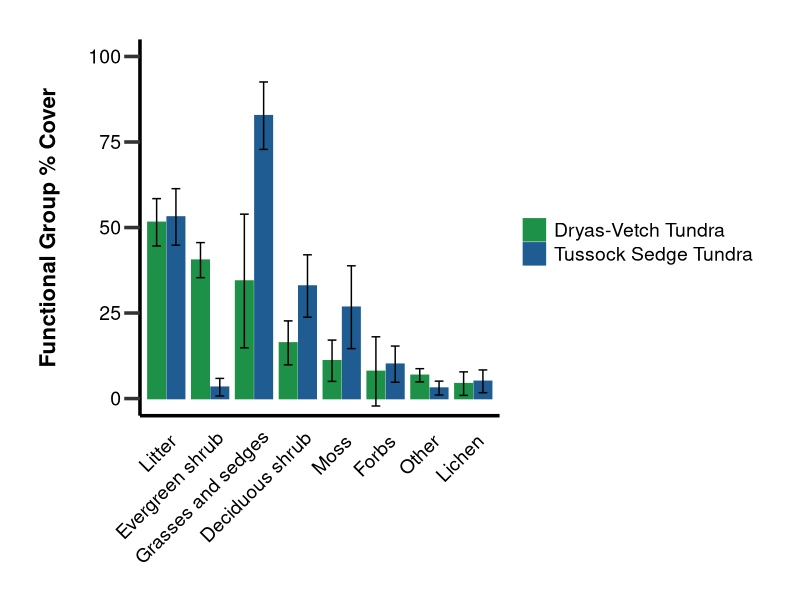
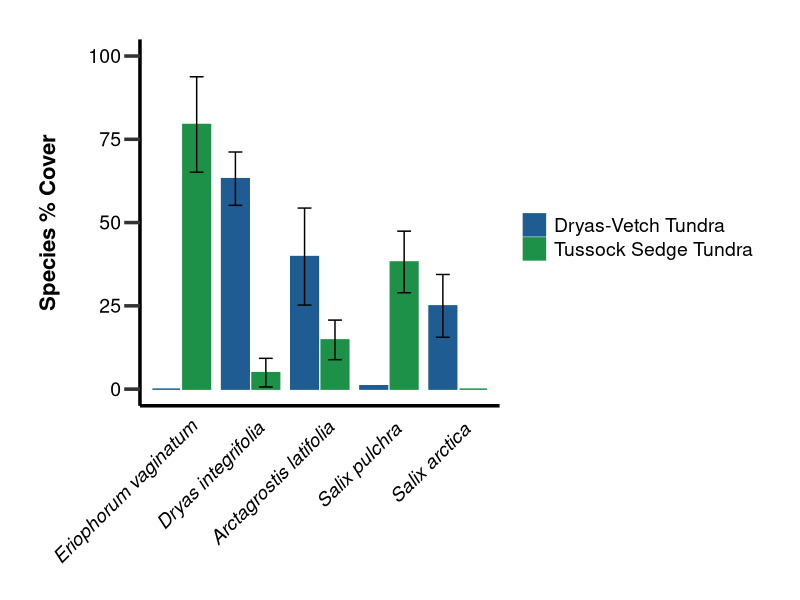
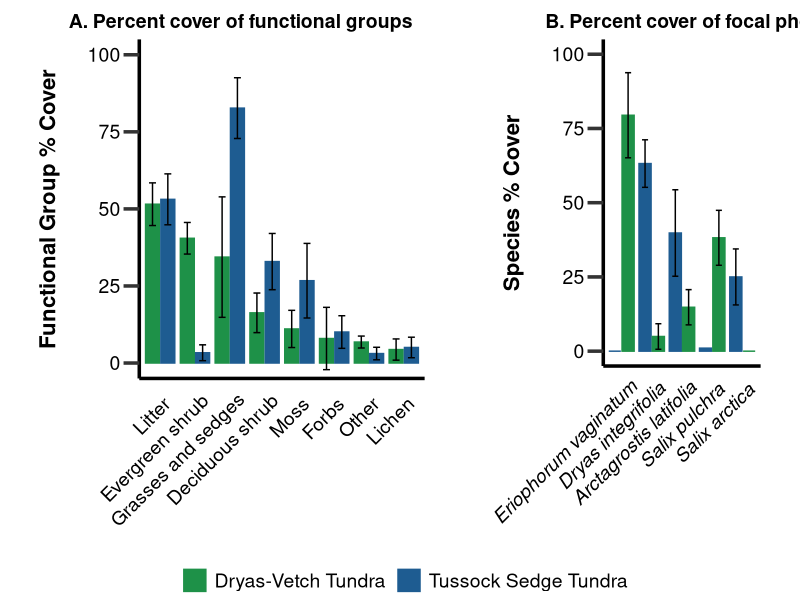

Recreate these plots in R, in order.
# Phenology Time-Series Script of Plant Composition
# Isla Myers-Smith 1st September 2020

# Dependencies
library(tidyverse)
library(ggpubr)

data <- read.csv("data/plant_cover/qhi_cover_ITEX_1999_2017.csv")

data2 <- data %>%
  filter(year > 2015, !is.na(gfnarrowarft)) %>%
  mutate(subsite = dplyr::recode(
    sub_name, 
    'QHI:HE' = "Tussock Sedge Tundra", 
    'QHI:KO' = "Dryas-Vetch Tundra")) %>%
  rename(species = name) %>% 
  mutate(functional_group = dplyr::recode(
    gfnarrowarft, 
    'OTHER' = "Other", 
    'ROCK' = "Other", 
    'WATER' = "Other", 
    'SOIL' = "Other", 
    'DUNG' = "Other", 
    'FUNGI' = "Other", 
    'FUNGUS' = "Other",
    'FORBSV' = "Forbs", 
    'ESHRUB' = "Evergreen shrub", 
    'DSHRUB' = "Deciduous shrub", 
    'GRAMINOID' = "Grasses and sedges", 
    'LICHEN' = 'Lichen', 
    'MOSS' = "Moss", 
    'SHRUBU' = "Deciduous shrub",
    'SHRUB' = "Other vegetation", 
    'LIVER' = "Other vegetation", 
    'LITTER' = "Litter"))

data3 <- data2 %>%
  filter(functional_group != "Other vegetation") %>%
  group_by(year, subsite, plot, functional_group) %>%
  summarise(plot_cover = sum(cover)) %>%
  ungroup() %>%
  mutate(plot_cover_max = max(plot_cover), 
         plot_cover_100 = (plot_cover/plot_cover_max)*100)

data4 <- data3 %>% 
  group_by(year, subsite, functional_group) %>% 
  summarise(mean_cover = mean(plot_cover_100), 
            sd_cover = sd(plot_cover_100)) %>% 
  group_by(subsite, functional_group) %>% 
  summarise(mean_cover2 = mean(mean_cover), 
            sd_cover2 = mean(sd_cover)) %>% 
  mutate(functional_group = fct_reorder(functional_group, -mean_cover2))

# figure

# Set y axis label and colour colour
y_label_colour <- "black"

# Adjust visibility of axis labels according to plot positions
x.axis.text.colour <- "black"
y.axis.text.colour <- "black"

# plot a

(composition_plot <- ggplot(data4) +
    geom_col(aes(x = functional_group, 
                 y = mean_cover2, 
                 colour = subsite,
                 fill = subsite,
                 group = subsite),
             width = 0.8,
             position = position_dodge(0.88)) +
    geom_errorbar(aes(x = functional_group,
                      ymin = mean_cover2 - sd_cover2,
                      ymax = mean_cover2 + sd_cover2,
                      colour = subsite,
                      group = subsite),
                  width = 0.4,
                  position = position_dodge(0.88),
                  colour = "black") +
    #annotate("text", x = 2.3, y = 100, label = "A. Percent cover of functional groups", size = 6) +
    scale_colour_manual(values = c("#1e9148FF", "#1e5c91FF")) +
    scale_fill_manual(values = c("#1e9148FF", "#1e5c91FF")) +
    coord_cartesian(ylim = c(0,100)) +
    labs(fill = "", colour = "") +
    ylab("Functional Group % Cover\n") +
    xlab("") +
    theme_bw() +
    theme(
      panel.border = element_blank(),
      panel.grid.major = element_blank(),
      panel.grid.minor = element_blank(),
      plot.margin = margin(1, 1, 0, 1, "cm"),
      axis.line = element_line(colour = "black", size = 1.2),
      axis.title = element_text(size = 16, 
                                face = "bold", 
                                colour = y_label_colour),
      axis.text.x = element_text(size = 14, 
                                 colour = x.axis.text.colour,
                                 angle = 45,
                                 hjust= 0.95,
                                 vjust= 1),
      axis.text.y = element_text(size = 14, colour = y.axis.text.colour),
      axis.ticks = element_line(size = 1.2),
      axis.ticks.length = unit(0.4, "cm"),
      axis.ticks.x = element_blank(),
      legend.title = element_text(size = 16, colour = x.axis.text.colour),
      legend.text = element_text(size = 14, colour = x.axis.text.colour)))

# plot b

data5 <- data2 %>%
  filter(functional_group != "Other vegetation") %>%
  filter(species == "Arctagrostis latifolia" | 
           species == "Dryas integrifolia" |
           species == "Eriophorum vaginatum" | 
           species == "Salix arctica" | 
           species == "Salix pulchra") %>% 
  group_by(year, subsite, plot, species) %>%
  summarise(plot_cover = mean(cover)) %>%
  ungroup() %>%
  mutate(plot_cover_max = max(plot_cover), 
         plot_cover_100 = (plot_cover/plot_cover_max)*100)

data6 <- data5 %>%
  group_by(year, subsite, species) %>% 
  summarise(mean_cover = mean(plot_cover_100), 
            sd_cover = sd(plot_cover_100)) %>% 
  group_by(subsite, species) %>% 
  summarise(mean_cover2 = mean(mean_cover), 
            sd_cover2 = mean(sd_cover)) %>% 
  ungroup() %>% 
  add_row(subsite = "Tussock Sedge Tundra", 
          species = "Salix arctica",
          mean_cover2 = 0, 
          sd_cover2 = NA) %>% 
  add_row(subsite = "Dryas-Vetch Tundra", 
          species = "Eriophorum vaginatum", 
          mean_cover2 = 0, 
          sd_cover2 = NA) %>% 
  mutate(species = fct_reorder(species, -mean_cover2))

(species_plot <- ggplot(data6) +
    geom_col(aes(x = species, 
                 y = mean_cover2, 
                 colour = subsite,
                 fill = subsite,
                 group = subsite),
             width = 0.8,
             position = position_dodge(0.88)) +
    geom_errorbar(aes(x = species,
                      ymin = mean_cover2 - sd_cover2,
                      ymax = mean_cover2 + sd_cover2,
                      colour = subsite,
                      group = subsite),
                  width = 0.4,
                  position = position_dodge(0.88),
                  colour = "black") +
    #annotate("text", x = 2.3, y = 100, label = "B. Percent cover of focal species", size = 6) +
    scale_colour_manual(values = c("#1e5c91FF", "#1e9148FF")) +
    scale_fill_manual(values = c("#1e5c91FF", "#1e9148FF")) +
    coord_cartesian(ylim = c(0,100)) +
    labs(fill = "", colour = "") +
    ylab("Species % Cover\n") +
    xlab("") +
    theme_bw() +
    theme(
      panel.border = element_blank(),
      panel.grid.major = element_blank(),
      panel.grid.minor = element_blank(),
      plot.margin = margin(1, 1, 0, 1, "cm"),
      axis.line = element_line(colour = "black", size = 1.2),
      axis.title = element_text(size = 16, 
                                face = "bold", 
                                colour = y_label_colour),
      axis.text.x = element_text(size = 14, 
                                 colour = x.axis.text.colour,
                                 angle = 45,
                                 hjust= 0.95,
                                 vjust= 1,
                                 face = "italic"),
      axis.text.y = element_text(size = 14, colour = y.axis.text.colour),
      axis.ticks = element_line(size = 1.2),
      axis.ticks.length = unit(0.4, "cm"),
      axis.ticks.x = element_blank(),
      legend.title = element_text(size = 16, colour = x.axis.text.colour),
      legend.text = element_text(size = 14, colour = x.axis.text.colour)))

figure <- ggarrange(
  composition_plot, 
  species_plot, 
  ncol = 2, 
  nrow = 1, 
  widths = c(0.58, 0.42), 
  labels=c("A. Percent cover of functional groups",
           "B. Percent cover of focal phenology species"),
  vjust = c(2, 2), 
  hjust = c(-0.2, -0.2), 
  common.legend = TRUE, 
  legend = "bottom") 

ggsave("Figures/fig_x_plant_cover/fig_x_plant_cover.png", 
       figure, width = 14, height = 8)
